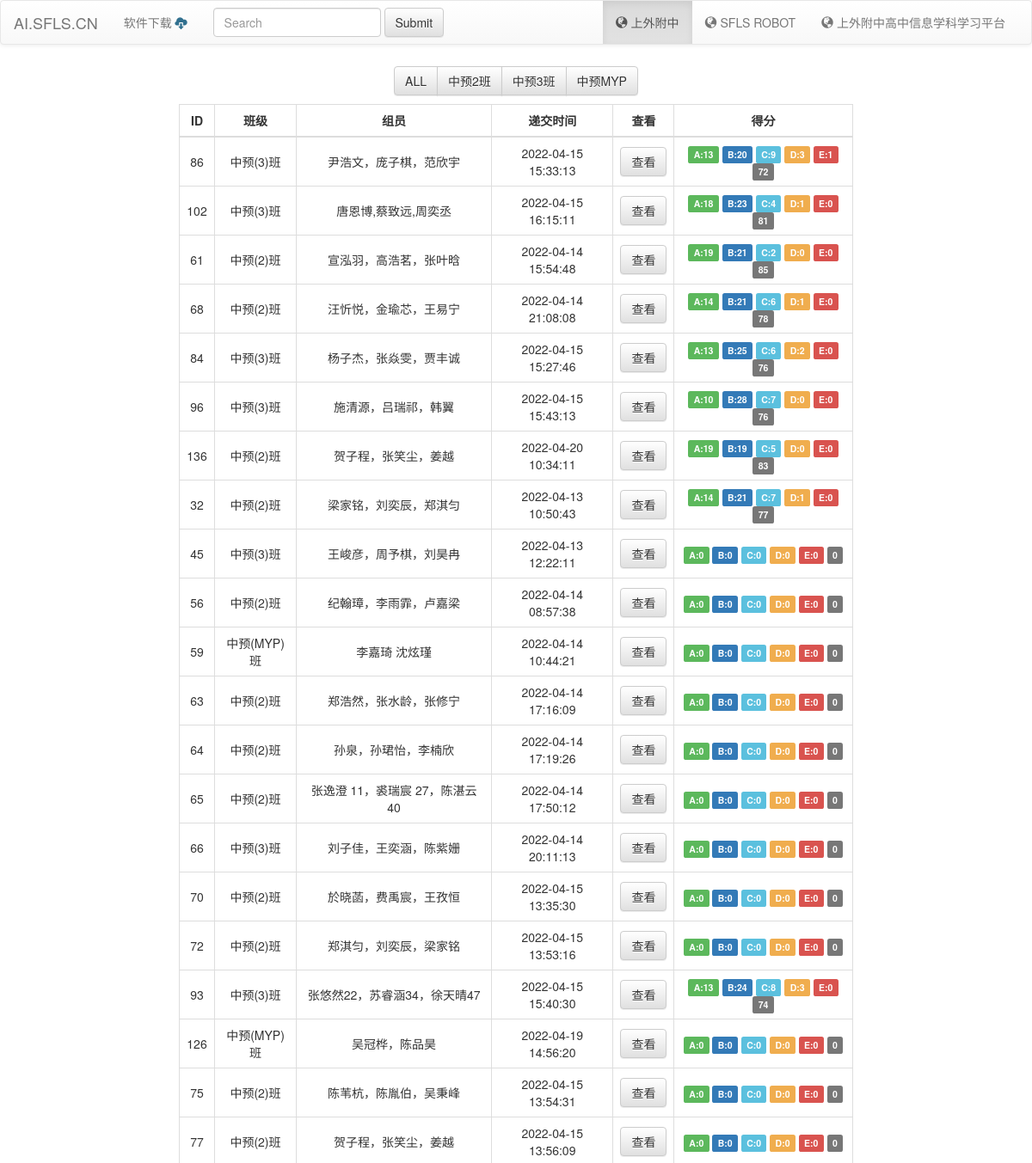
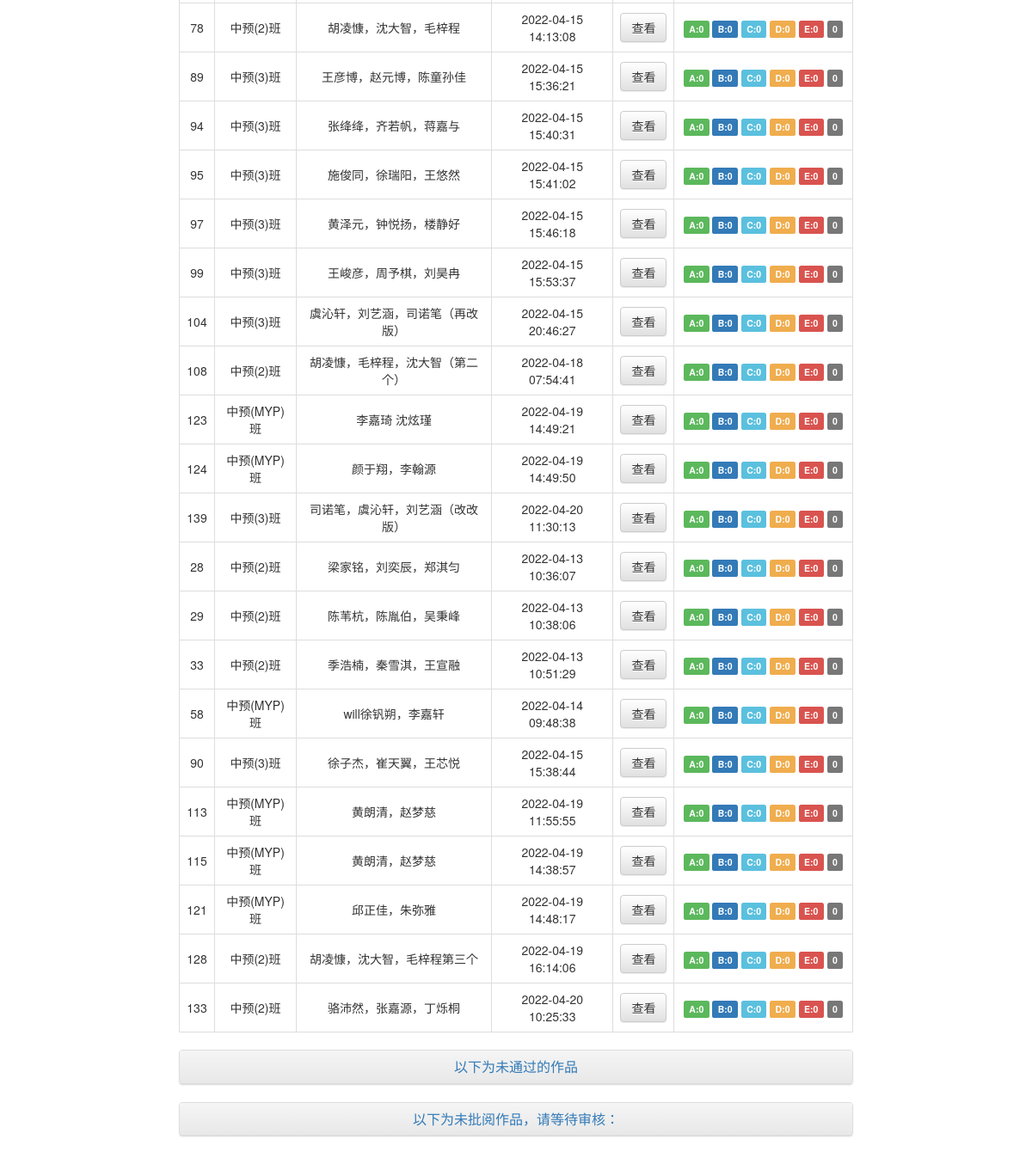
/seeRelativeStu, run on the app's committed database (2 pictures, top to bottom).
### tables this page shows
CREATE TABLE relativeData (id INTEGER PRIMARY KEY AUTOINCREMENT UNIQUE NOT NULL, class_ STRING, stus_ STRING, Urls_ STRING, date_ DATE, time_ TIME, score INT DEFAULT (0), A INT DEFAULT (0), B INT DEFAULT (0), C INT DEFAULT (0), D INT DEFAULT (0), E INT DEFAULT (0));

### Hello.py (the view, shortened to what this page needs)
@app.route('/seeRelativeStu',methods=['POST','GET'])    #正负相关性网页学生作品记录查看
def seeRelativeSut():
    import sqlite3
    basepath = os.path.dirname(__file__)
    datafilePath = os.path.join(basepath, 'Data/Dataset.db')
    conn = sqlite3.connect(datafilePath)
    c = conn.cursor()
    classDic={}
    for i, I in request.values.items():
        classDic[i] = I
        print(I)
    print(classDic)
    try:
        if classDic["class"]=="G6C2":
            sql="select * from relativeData where class_='%s' order by score desc"%"中预(2)班"
        elif classDic["class"]=="G6C3":
            sql = "select * from relativeData where class_='%s' order by score desc"%"中预(3)班"
        elif classDic["class"]=="G6C7":
            sql = "select * from relativeData where class_='%s' order by score desc"%"中预(MYP)班"
        else:
            sql = "select * from relativeData order by score desc"
    except:
        classDic["class"] = ""
        sql="select * from relativeData order by score desc"
    content = c.execute(sql)
    record= {}
    success=[]
    failed=[]
    unknown=[]
    for row in content:
        tempDic = {}
        tempDic["id_"]=row[0]
        tempDic["class_"] = row[1]
        tempDic["stus_"] = row[2]
        tempDic["Urls_"] = row[3]
        tempDic["date_"] = row[4]
        tempDic["time_"] = row[5]
        tempDic["score_"] = row[6]
        tempDic["A"] = row[7]
        tempDic["B"] = row[8]
        tempDic["C"] = row[9]
        tempDic["D"] = row[10]
        tempDic["E"] = row[11]
        if (int(row[7])+int(row[8])+int(row[9])+int(row[10])+int(row[11]))!=0:
            tempDic["voteScore"]=int(100/((int(row[7])+int(row[8])+int(row[9])+int(row[10])+int(row[11]))*4)*((int(row[7])*4+int(row[8])*3+int(row[9])*2+int(row[10]))))
        else:
            tempDic["voteScore"] = 0
        if tempDic["score_"]>5:
            success.append(tempDic)
        elif tempDic["score_"]>0:
            failed.append(tempDic)
        else:
            unknown.append(tempDic)
    record["success"]=success
    record["failed"]=failed
    record["unknown"]=unknown
    record["class_"]=classDic["class"]
    return render_template('seeRelativeStu.html' ,contents=record)

### Templates/seeRelativeStu.html (shortened to what this page needs)
<!DOCTYPE html>
<html lang="en">
<head>
<link rel="stylesheet" href="{{ url_for('static', filename="inc/bootstrap.min.css") }}" >
<link rel="stylesheet" href="{{ url_for('static', filename="inc/bootstrap-theme.min.css") }}">
<link rel="stylesheet" href="{{ url_for('static', filename="inc/lightbox.css") }}">
</head>
<body>
{% include "inc/head.html" %}
<div class="row">
  <div class="col-xs-12 text-center">
    <div class="btn-group" role="group" aria-label="...">
      <button type="button" class="btn btn-default{%if contents.class_=='All'%} active{%endif%}" onClick="javascript:window.location.href='?class=All'">ALL</button>
      <button type="button" class="btn btn-default{%if contents.class_=='G6C2'%} active{%endif%}" onClick="javascript:window.location.href='?class=G6C2'">中预2班</button>
      <button type="button" class="btn btn-default{%if contents.class_=='G6C3'%} active{%endif%}" onClick="javascript:window.location.href='?class=G6C3'">中预3班</button>
      <button type="button" class="btn btn-default{%if contents.class_=='G6C7'%} active{%endif%}" onClick="javascript:window.location.href='?class=G6C7'">中预MYP</button>
    </div>
  </div>
</div>
<div class="row" >
  <div class=" col-xs-2"></div>
  <div class=" col-xs-8">
    <table class="table table-bordered table-hover">
      <thead>
        <tr>
          <th class="text-center">ID</th>
          <th class="text-center">班级</th>
          <th class="text-center">组员</th>
          <th class="text-center">递交时间</th>
          <th class="text-center">查看</th>
          <th class="text-center">得分</th>
        </tr>
      </thead>
      <tbody>
      {%for item in contents.success:%}
      <tr>
        <td class="text-center" valign="middle">{{item.id_}}</td>
        <td class="text-center" valign="middle">{{item.class_}}</td>
        <td class="text-center" valign="middle">{{item.stus_}}</td>
        <td class="text-center" valign="middle">{{item.date_}} {{item.time_}}</td>
        <td class="text-center" valign="middle"><button type="button" class="btn btn-default" data-toggle="modal" data-target="#myModal" data-url="{{item.Urls_}}">查看</button></td>
        <td class="text-center" valign="middle"><span class="label label-success">A:{{item.A}}</SPAN> <span class="label label-primary">B:{{item.B}}</SPAN> <span class="label label-info">C:{{item.C}}</SPAN> <span class="label label-warning">D:{{item.D}}</SPAN> <span class="label label-danger">E:{{item.E}}</SPAN> <span class="label label-default"> {{item.voteScore}} </SPAN></td>
      </tr>
      {%endfor%}
      </tbody>
    </table>
    <div class="panel panel-default ">
      <div class="panel-heading text-center"><a data-toggle="collapse" href="#collapseFailedHomework" aria-expanded="false" aria-controls="collapseExample">
        <h3 class="panel-title"> 以下为未通过的作品</h3>
        </a> </div>
    </div>
	 <div class="panel panel-default ">
    <div class="panel-heading text-center"><a data-toggle="collapse" href="#collapseUnHomework" aria-expanded="false" aria-controls="collapseExample">
        <h3 class="panel-title">
      以下为未批阅作品，请等待审核：</h3>
        </a> </div>
		 </div>
	</div>
  <div class=" col-xs-2"></div>
</div>
</body>

### Templates/inc/head.html (shortened to what this page needs)
<nav class="navbar navbar-default">
  <div class="container-fluid">
    <div class="navbar-header">
      <a class="navbar-brand" href="/">AI.SFLS.CN</a> </div>
    <div class="collapse navbar-collapse" id="bs-example-navbar-collapse-1">
      <ul class="nav navbar-nav">
          <li><a href="/softwareDownload" class="text-info">软件下载 <span class="text-info glyphicon glyphicon-cloud-download" aria-hidden="true"></span>   </a></li>
      </ul>
      <form class="navbar-form navbar-left">
        <div class="form-group">
          <input type="text" class="form-control" placeholder="Search">
        </div>
        <button type="submit" class="btn btn-default">Submit</button>
      </form>
      <ul class="nav navbar-nav navbar-right">
          <li class="active"><a href="http://www.sfls.cn"><span class="glyphicon glyphicon-globe" aria-hidden="true">    </span> 上外附中 <span class="sr-only">(current)</span></a></li>
          <li><a href="http://robot.sfls.cn/"><span class="glyphicon glyphicon-globe" aria-hidden="true">    </span> SFLS ROBOT</a></li>
          <li><a href="http://sfls.noi.top/"><span class="glyphicon glyphicon-globe" aria-hidden="true">    </span> 上外附中高中信息学科学习平台</a></li>
      </ul>
    </div>
  </div>
</nav>

### static/inc/lightbox.css (style rules this page uses)
body:after { content: url(../img/close.png) url(../img/loading.gif) url(../img/prev.png) url(../img/next.png); display: none; }

### Templates/seeRelativeStu.html (style rules this page uses)
.row { padding: 5px 5px 5px 5px }
.table th, .table td { text-align: center; vertical-align: middle!important; }

### data on the page
relativeData: id_ "86", class_ "中预(3)班", stus_ "尹浩文，庞子棋，范欣宇", date_ "2022-04-15", time_ "15:33:13", A "13", B "20", C "9", D "3", E "1", voteScore "72"
relativeData: id_ "102", class_ "中预(3)班", stus_ "唐恩博,蔡致远,周奕丞", date_ "2022-04-15", time_ "16:15:11", A "18", B "23", C "4", D "1", E "0", voteScore "81"
relativeData: id_ "61", class_ "中预(2)班", stus_ "宣泓羽，高浩茗，张叶晗", date_ "2022-04-14", time_ "15:54:48", A "19", B "21", C "2", D "0", E "0", voteScore "85"
relativeData: id_ "68", class_ "中预(2)班", stus_ "汪忻悦，金瑜芯，王易宁", date_ "2022-04-14", time_ "21:08:08", A "14", B "21", C "6", D "1", E "0", voteScore "78"
relativeData: id_ "84", class_ "中预(3)班", stus_ "杨子杰，张焱雯，贾丰诚", date_ "2022-04-15", time_ "15:27:46", A "13", B "25", C "6", D "2", E "0", voteScore "76"
relativeData: id_ "96", class_ "中预(3)班", stus_ "施清源，吕瑞祁，韩翼", date_ "2022-04-15", time_ "15:43:13", A "10", B "28", C "7", D "0", E "0", voteScore "76"
relativeData: id_ "136", class_ "中预(2)班", stus_ "贺子程，张笑尘，姜越", date_ "2022-04-20", time_ "10:34:11", A "19", B "19", C "5", D "0", E "0", voteScore "83"
relativeData: id_ "32", class_ "中预(2)班", stus_ "梁家铭，刘奕辰，郑淇匀", date_ "2022-04-13", time_ "10:50:43", A "14", B "21", C "7", D "1", E "0", voteScore "77"
relativeData: id_ "45", class_ "中预(3)班", stus_ "王峻彦，周予棋，刘昊冉", date_ "2022-04-13", time_ "12:22:11", A "0", B "0", C "0", D "0", E "0", voteScore "0"
relativeData: id_ "56", class_ "中预(2)班", stus_ "纪翰璋，李雨霏，卢嘉梁", date_ "2022-04-14", time_ "08:57:38", A "0", B "0", C "0", D "0", E "0", voteScore "0"
relativeData: id_ "59", class_ "中预(MYP)班", stus_ "李嘉琦 沈炫瑾", date_ "2022-04-14", time_ "10:44:21", A "0", B "0", C "0", D "0", E "0", voteScore "0"
relativeData: id_ "63", class_ "中预(2)班", stus_ "郑浩然，张水龄，张修宁", date_ "2022-04-14", time_ "17:16:09", A "0", B "0", C "0", D "0", E "0", voteScore "0"
relativeData: id_ "64", class_ "中预(2)班", stus_ "孙泉，孙珺怡，李楠欣", date_ "2022-04-14", time_ "17:19:26", A "0", B "0", C "0", D "0", E "0", voteScore "0"
relativeData: id_ "65", class_ "中预(2)班", stus_ "张逸澄 11，裘瑞宸 27，陈湛云 40", date_ "2022-04-14", time_ "17:50:12", A "0", B "0", C "0", D "0", E "0", voteScore "0"
relativeData: id_ "66", class_ "中预(3)班", stus_ "刘子佳，王奕涵，陈紫姗", date_ "2022-04-14", time_ "20:11:13", A "0", B "0", C "0", D "0", E "0", voteScore "0"
relativeData: id_ "70", class_ "中预(2)班", stus_ "於晓菡，费禹宸，王孜恒", date_ "2022-04-15", time_ "13:35:30", A "0", B "0", C "0", D "0", E "0", voteScore "0"
relativeData: id_ "72", class_ "中预(2)班", stus_ "郑淇匀，刘奕辰，梁家铭", date_ "2022-04-15", time_ "13:53:16", A "0", B "0", C "0", D "0", E "0", voteScore "0"
relativeData: id_ "93", class_ "中预(3)班", stus_ "张悠然22，苏睿涵34，徐天晴47", date_ "2022-04-15", time_ "15:40:30", A "13", B "24", C "8", D "3", E "0", voteScore "74"
relativeData: id_ "126", class_ "中预(MYP)班", stus_ "吴冠桦，陈品昊", date_ "2022-04-19", time_ "14:56:20", A "0", B "0", C "0", D "0", E "0", voteScore "0"
relativeData: id_ "75", class_ "中预(2)班", stus_ "陈苇杭，陈胤伯，吴秉峰", date_ "2022-04-15", time_ "13:54:31", A "0", B "0", C "0", D "0", E "0", voteScore "0"
relativeData: id_ "77", class_ "中预(2)班", stus_ "贺子程，张笑尘，姜越", date_ "2022-04-15", time_ "13:56:09", A "0", B "0", C "0", D "0", E "0", voteScore "0"
relativeData: id_ "78", class_ "中预(2)班", stus_ "胡凌慷，沈大智，毛梓程", date_ "2022-04-15", time_ "14:13:08", A "0", B "0", C "0", D "0", E "0", voteScore "0"
relativeData: id_ "89", class_ "中预(3)班", stus_ "王彦博，赵元博，陈童孙佳", date_ "2022-04-15", time_ "15:36:21", A "0", B "0", C "0", D "0", E "0", voteScore "0"
relativeData: id_ "94", class_ "中预(3)班", stus_ "张绛绛，齐若帆，蒋嘉与", date_ "2022-04-15", time_ "15:40:31", A "0", B "0", C "0", D "0", E "0", voteScore "0"
relativeData: id_ "95", class_ "中预(3)班", stus_ "施俊同，徐瑞阳，王悠然", date_ "2022-04-15", time_ "15:41:02", A "0", B "0", C "0", D "0", E "0", voteScore "0"
relativeData: id_ "97", class_ "中预(3)班", stus_ "黄泽元，钟悦扬，楼静好", date_ "2022-04-15", time_ "15:46:18", A "0", B "0", C "0", D "0", E "0", voteScore "0"
relativeData: id_ "99", class_ "中预(3)班", stus_ "王峻彦，周予棋，刘昊冉", date_ "2022-04-15", time_ "15:53:37", A "0", B "0", C "0", D "0", E "0", voteScore "0"
relativeData: id_ "104", class_ "中预(3)班", stus_ "虞沁轩，刘艺涵，司诺笔（再改版）", date_ "2022-04-15", time_ "20:46:27", A "0", B "0", C "0", D "0", E "0", voteScore "0"
relativeData: id_ "108", class_ "中预(2)班", stus_ "胡凌慷，毛梓程，沈大智（第二个）", date_ "2022-04-18", time_ "07:54:41", A "0", B "0", C "0", D "0", E "0", voteScore "0"
relativeData: id_ "123", class_ "中预(MYP)班", stus_ "李嘉琦 沈炫瑾", date_ "2022-04-19", time_ "14:49:21", A "0", B "0", C "0", D "0", E "0", voteScore "0"
relativeData: id_ "124", class_ "中预(MYP)班", stus_ "颜于翔，李翰源", date_ "2022-04-19", time_ "14:49:50", A "0", B "0", C "0", D "0", E "0", voteScore "0"
relativeData: id_ "139", class_ "中预(3)班", stus_ "司诺笔，虞沁轩，刘艺涵（改改版）", date_ "2022-04-20", time_ "11:30:13", A "0", B "0", C "0", D "0", E "0", voteScore "0"
relativeData: id_ "28", class_ "中预(2)班", stus_ "梁家铭，刘奕辰，郑淇匀", date_ "2022-04-13", time_ "10:36:07", A "0", B "0", C "0", D "0", E "0", voteScore "0"
relativeData: id_ "29", class_ "中预(2)班", stus_ "陈苇杭，陈胤伯，吴秉峰", date_ "2022-04-13", time_ "10:38:06", A "0", B "0", C "0", D "0", E "0", voteScore "0"
relativeData: id_ "33", class_ "中预(2)班", stus_ "季浩楠，秦雪淇，王宣融", date_ "2022-04-13", time_ "10:51:29", A "0", B "0", C "0", D "0", E "0", voteScore "0"
relativeData: id_ "58", class_ "中预(MYP)班", stus_ "will徐钒朔，李嘉轩", date_ "2022-04-14", time_ "09:48:38", A "0", B "0", C "0", D "0", E "0", voteScore "0"
relativeData: id_ "90", class_ "中预(3)班", stus_ "徐子杰，崔天翼，王芯悦", date_ "2022-04-15", time_ "15:38:44", A "0", B "0", C "0", D "0", E "0", voteScore "0"
relativeData: id_ "113", class_ "中预(MYP)班", stus_ "黄朗清，赵梦慈", date_ "2022-04-19", time_ "11:55:55", A "0", B "0", C "0", D "0", E "0", voteScore "0"
relativeData: id_ "115", class_ "中预(MYP)班", stus_ "黄朗清，赵梦慈", date_ "2022-04-19", time_ "14:38:57", A "0", B "0", C "0", D "0", E "0", voteScore "0"
relativeData: id_ "121", class_ "中预(MYP)班", stus_ "邱正佳，朱弥雅", date_ "2022-04-19", time_ "14:48:17", A "0", B "0", C "0", D "0", E "0", voteScore "0"
relativeData: id_ "128", class_ "中预(2)班", stus_ "胡凌慷，沈大智，毛梓程第三个", date_ "2022-04-19", time_ "16:14:06", A "0", B "0", C "0", D "0", E "0", voteScore "0"
relativeData: id_ "133", class_ "中预(2)班", stus_ "骆沛然，张嘉源，丁烁桐", date_ "2022-04-20", time_ "10:25:33", A "0", B "0", C "0", D "0", E "0", voteScore "0"
